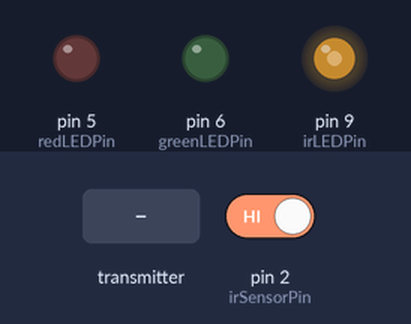
A sketch run on a simulated Arduino Uno, built with avr-gcc and run on an emulated ATmega328P. Shown: output pins drawn as LEDs (lit = HIGH). The inputs (shaded band) are chosen by the test bench; at power-on: pin 2 (irSensorPin) HIGH. No radio packets arrive unless stated; what the sketch prints to the serial monitor is not drawn.

Above: at 6.7 s.
6.8 s: the transmitter starts sending chosen = 1
At 8.0 s:
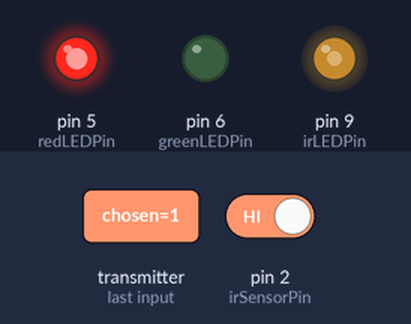
8.3 s: pin 2 (irSensorPin) driven LOW
At 8.7 s:
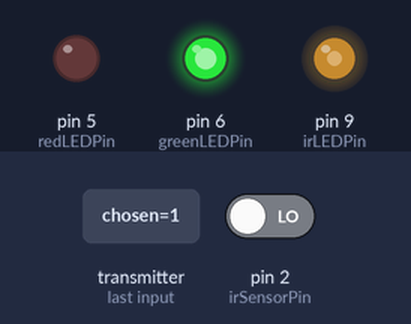
10.3 s: the transmitter starts sending chosen = 0
At 12.1 s:
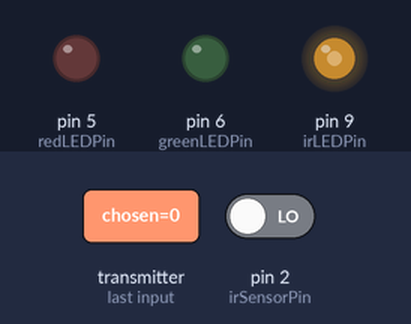
Timing chart, 0 to 13.6 s (numbered marks = the images above; inputs shaded):
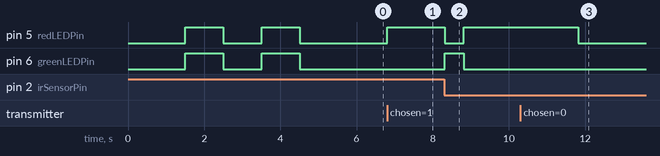

The sketch:

prototype_wireless_node_v2.ino
```cpp
#define irLEDPin 9
#define irSensorPin 2
#define redLEDPin 5
#define greenLEDPin 6

#include "TimerOne.h"
#include "LightControl.h"
#include <elapsedMillis.h>
#include <SPI.h>
#include "RF24.h"

////////////////////////
// System Definitions //
////////////////////////
const int goalNumber = 3;
const int interval = 3000;

///////////////////////
// Radio Definitions //
///////////////////////
RF24 radio(7,8);
const uint64_t b_pipes[4] = {0x0F0F0F0F11LL, 0x0F0F0F0F22LL, 0x0F0F0F0F33LL, 0x0F0F0F0F44LL};
const uint64_t n_pipes[4] = {0x1F1F1F1F11LL, 0x1F1F1F1F22LL, 0x1F1F1F1F33LL, 0x1F1F1F1F44LL};

//////////////////////
// Temp Definitions //
//////////////////////
bool goalStatus = false;
bool chosen = false;
bool signalLights = false;
unsigned long start_wait;
unsigned long goalTime;

//////////////////////////
// Lighting Definitions //
//////////////////////////
LightControl lights(redLEDPin, greenLEDPin);

void setup() {
  pinMode(irLEDPin, OUTPUT);
  pinMode(irSensorPin, INPUT_PULLUP);

  attachInterrupt(digitalPinToInterrupt(irSensorPin), goalState, FALLING);

  Timer1.initialize(26); //26 us is 38 kHz
  Timer1.pwm(irLEDPin, 512);

  Serial.begin(115200);
  delay(1000);

  radio.begin();
  radio.setChannel(108);

  radio.setPALevel(RF24_PA_MIN);

  radio.openReadingPipe(1, b_pipes[goalNumber-1]);
  radio.startListening();

  delay(500);
  Serial.print("Begin ");
  Serial.println(goalNumber);

  lights.flash(1000, 2);
}

void loop(){

  if(!chosen){
    lights.off();
    while(!radio.available()){delay(10);}
    radio.read( &chosen, sizeof(chosen) );
  }


  if(chosen){
    start_wait = millis();
    goalTime = 0;
    lights.red();

    while(!goalStatus && (millis() - start_wait < interval)){delay(10);}
    goalTime = millis() - start_wait;

    radio.stopListening();
    radio.openWritingPipe(n_pipes[goalNumber-1]);

    while( !radio.write( &goalTime, sizeof(goalTime) )){} //makes sure that it gets sent

    signalLights = true;
    radio.startListening();

  }


  while(!radio.available()){}

  radio.read( &chosen, sizeof(chosen) );

  if(signalLights){
    if(goalStatus){flashHit();}
    else{flashMiss();}
  }

  goalStatus = false;
  signalLights = false;
}

void goalState(){        //probably best to create goal objects
  if(chosen){
    goalStatus = true;
  }
}

void flashHit(){
  lights.green();
  delay(500);
  lights.off();
}

void flashMiss(){
  lights.off();
  delay(500);
}
```

LightControl.cpp
```cpp
#include "Arduino.h"
#include "LightControl.h"


LightControl::LightControl(int redPin, int greenPin)
{
  pinMode(redPin, OUTPUT);
  pinMode(greenPin, OUTPUT);
  _redPin = redPin;
  _greenPin = greenPin;
}

void LightControl::red()
{
  digitalWrite(_redPin, HIGH);
  digitalWrite(_greenPin, LOW);
}

void LightControl::green(){
  digitalWrite(_redPin, LOW);
  digitalWrite(_greenPin, HIGH);
}

void LightControl::off(){
  digitalWrite(_redPin, LOW);
  digitalWrite(_greenPin, LOW);
}

void LightControl::flash(int _delay, int numFlashes)
{
  for(int i=0; i<numFlashes; i++){
    digitalWrite(_redPin, HIGH);
    digitalWrite(_greenPin, HIGH);
    delay(_delay);
    digitalWrite(_redPin, LOW);
    digitalWrite(_greenPin, LOW);
    delay(_delay);
  }
}
```

LightControl.h
```cpp
#ifndef LightControl_h
#define LightControl_h

#include "Arduino.h"

class LightControl
{
  public:
    LightControl(int redPin, int greenPin);
    void red();
    void green();
    void flash(int _delay, int numFlashes);
    void off();

  private:
    int _redPin;
    int _greenPin;
};

#endif
```

Measured:
- after the input at 6.8 s, pin 5 (redLEDPin): LOW → HIGH at once
- after the input at 8.3 s, pin 5 (redLEDPin): HIGH → LOW after 0.01 s instead of 1.5 s; pin 6 (greenLEDPin): LOW → HIGH at once, → LOW 0.50 s later
- after the input at 10.3 s, pin 5 (redLEDPin): goes on until 11.8 s, then stays LOW
